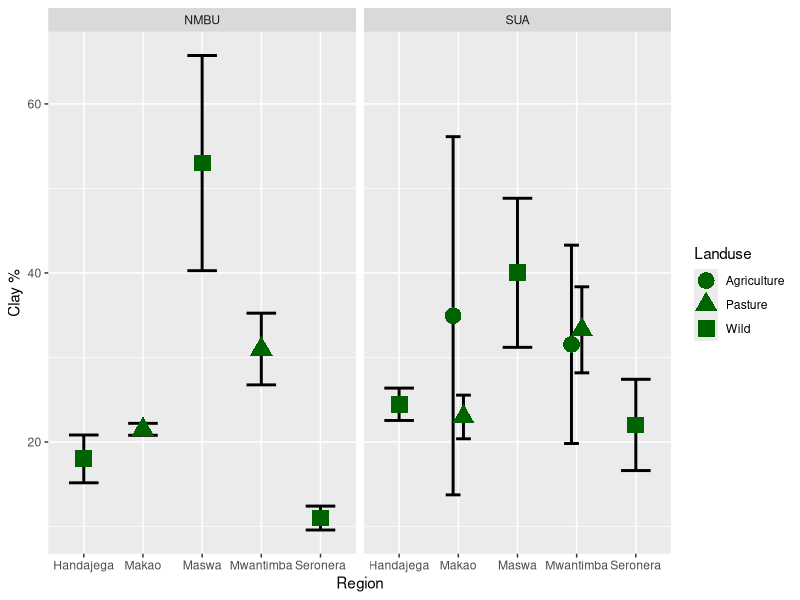
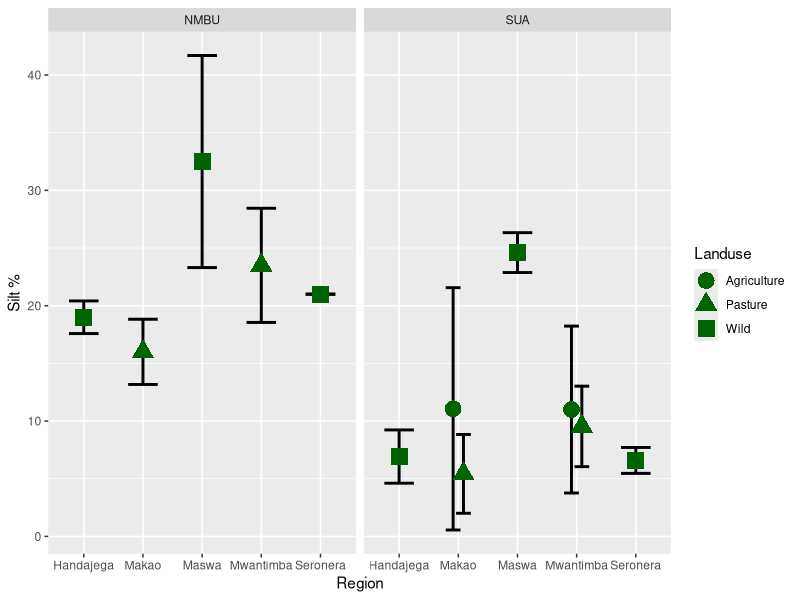
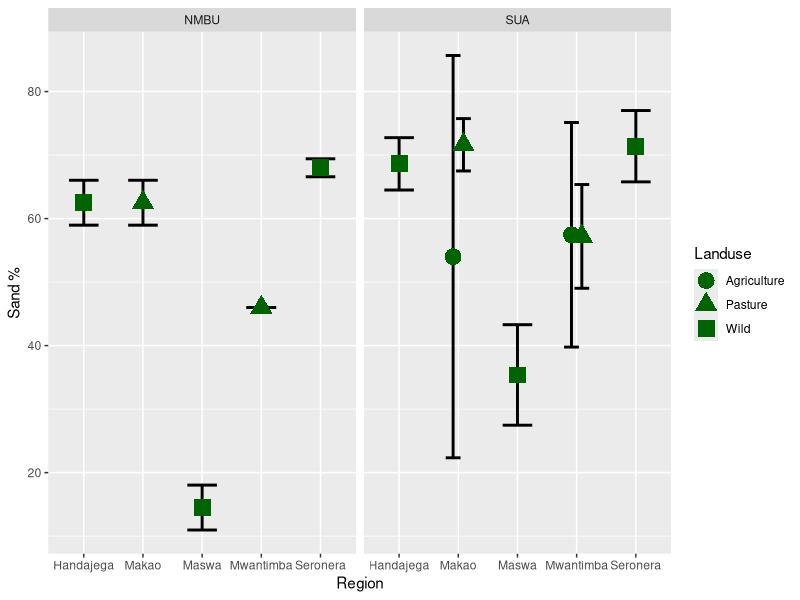

R code for these plots, in order:
rm(list=ls())
library(ggplot2)
#Soil texture exploration-Anders MSc

#Comparing vilde and Anders soil texture data####
##Anders soil####
SoiltextA<-read.csv("Termites/Soil data/Soil_texture.csv", sep=';',dec='.')
SoiltextA$Landuse<-replace(SoiltextA$Landuse, SoiltextA$Landuse=="Common Garden", "Wild")
head(SoiltextA)
SoiltextA<- SoiltextA[c(1,3,5,7:9)]
colnames(SoiltextA)<-c("Region","Landuse","Block","Clay.per","Silt.per","Sand.per")
head(SoiltextA)

Clay<-aggregate(Clay.per~Region+Landuse,SoiltextA,mean)
Clay.sd<-aggregate(Clay.per~Region+Landuse,SoiltextA,sd)

Silt<-aggregate(Silt.per~Region+Landuse,SoiltextA,mean)
Silt.sd<-aggregate(Silt.per~Region+Landuse,SoiltextA,sd)

Sand<-aggregate(Sand.per~Region+Landuse,SoiltextA,mean)
Sand.sd<-aggregate(Sand.per~Region+Landuse,SoiltextA,sd)


SoiltextA.Summary<-cbind(Clay[c(1:3)],Clay.sd[3],Silt[3],Silt.sd[3],Sand[3],Sand.sd[3])

colnames(SoiltextA.Summary)<-c("Region","Landuse","Clay","Clay.sd","Silt","Silt.sd","Sand","Sand.sd")
head(SoiltextA.Summary)

SoiltextA.Summary$Who<-"SUA"
#Vilde soil####
SoiltextV<-read.csv("Ecosystem carbon/Soil.data/Soil.texture.csv", head = TRUE)
head(SoiltextV)
SoiltextV<-SoiltextV[SoiltextV$Horizon=="A-hor",]
SoiltextV<-SoiltextV[c(3,5,8:11)]
colnames(SoiltextV)<-c("Region","Block","Landuse","Clay.per","Silt.per","Sand.per")
head(SoiltextV)


Clay<-aggregate(Clay.per~Region+Landuse,SoiltextV,mean)
Clay.sd<-aggregate(Clay.per~Region+Landuse,SoiltextV,sd)

Silt<-aggregate(Silt.per~Region+Landuse,SoiltextV,mean)
Silt.sd<-aggregate(Silt.per~Region+Landuse,SoiltextV,sd)

Sand<-aggregate(Sand.per~Region+Landuse,SoiltextV,mean)
Sand.sd<-aggregate(Sand.per~Region+Landuse,SoiltextV,sd)


SoiltextV.Summary<-cbind(Clay[c(1:3)],Clay.sd[3],Silt[3],Silt.sd[3],Sand[3],Sand.sd[3])

colnames(SoiltextV.Summary)<-c("Region","Landuse","Clay","Clay.sd","Silt","Silt.sd","Sand","Sand.sd")
head(SoiltextV.Summary)
SoiltextV.Summary$Who<-"NMBU"
SoiltextV.Summary<-SoiltextV.Summary[SoiltextV.Summary$Region!="Ikorongo",]
SoiltextV.Summary<-SoiltextV.Summary[SoiltextV.Summary$Region!="Park Nyigoti",]

#Plotting the soil texture for comparison####
SoiltextAV<-rbind(SoiltextA.Summary,SoiltextV.Summary)

head(SoiltextAV)
ClayP <- ggplot(data=SoiltextAV, aes(x=Region,y=Clay, ymin=Clay-Clay.sd , ymax=Clay+Clay.sd, shape=Landuse))
ClayP<- ClayP+geom_errorbar(width=.5,lwd=1,position=position_dodge(width=.35),show.legend=F)
ClayP<- ClayP+geom_point(size=5,stroke=1, color="Darkgreen",position=position_dodge(width=.35),show.legend=T)
ClayP <- ClayP + facet_wrap( ~ Who, scale ="fixed")
ClayP <- ClayP + xlab("Region") +  ylab("Clay %") 
ClayP
ggsave("Termites/Soil data/ClayP.png",
       width= 25, height = 15,units ="cm",bg ="transparent",
       dpi = 600, limitsize = TRUE)


SiltP <- ggplot(data=SoiltextAV, aes(x=Region,y=Silt, ymin=Silt-Silt.sd , ymax=Silt+Silt.sd, shape=Landuse))
SiltP<- SiltP+geom_errorbar(width=.5,lwd=1,position=position_dodge(width=.35),show.legend=F)
SiltP<- SiltP+geom_point(size=5,stroke=1, color="Darkgreen",position=position_dodge(width=.35),show.legend=T)
SiltP <- SiltP + facet_wrap( ~ Who, scale ="fixed")
SiltP <- SiltP + xlab("Region") +  ylab("Silt %") 
SiltP
ggsave("Termites/Soil data/SiltP.png",
       width= 25, height = 15,units ="cm",bg ="transparent",
       dpi = 600, limitsize = TRUE)

SandP <- ggplot(data=SoiltextAV, aes(x=Region,y=Sand, ymin=Sand-Sand.sd , ymax=Sand+Sand.sd, shape=Landuse))
SandP<- SandP+geom_errorbar(width=.5,lwd=1,position=position_dodge(width=.35),show.legend=F)
SandP<- SandP+geom_point(size=5,stroke=1, color="Darkgreen",position=position_dodge(width=.35),show.legend=T)
SandP <- SandP + facet_wrap( ~ Who, scale ="fixed")
SandP <- SandP + xlab("Region") +  ylab("Sand %") 
SandP
ggsave("Termites/Soil data/SandP.png",
       width= 25, height = 15,units ="cm",bg ="transparent",
       dpi = 600, limitsize = TRUE)

write.csv(SoiltextAV,file="Termites/Soil data/Soiltexture_comparison.csv")
